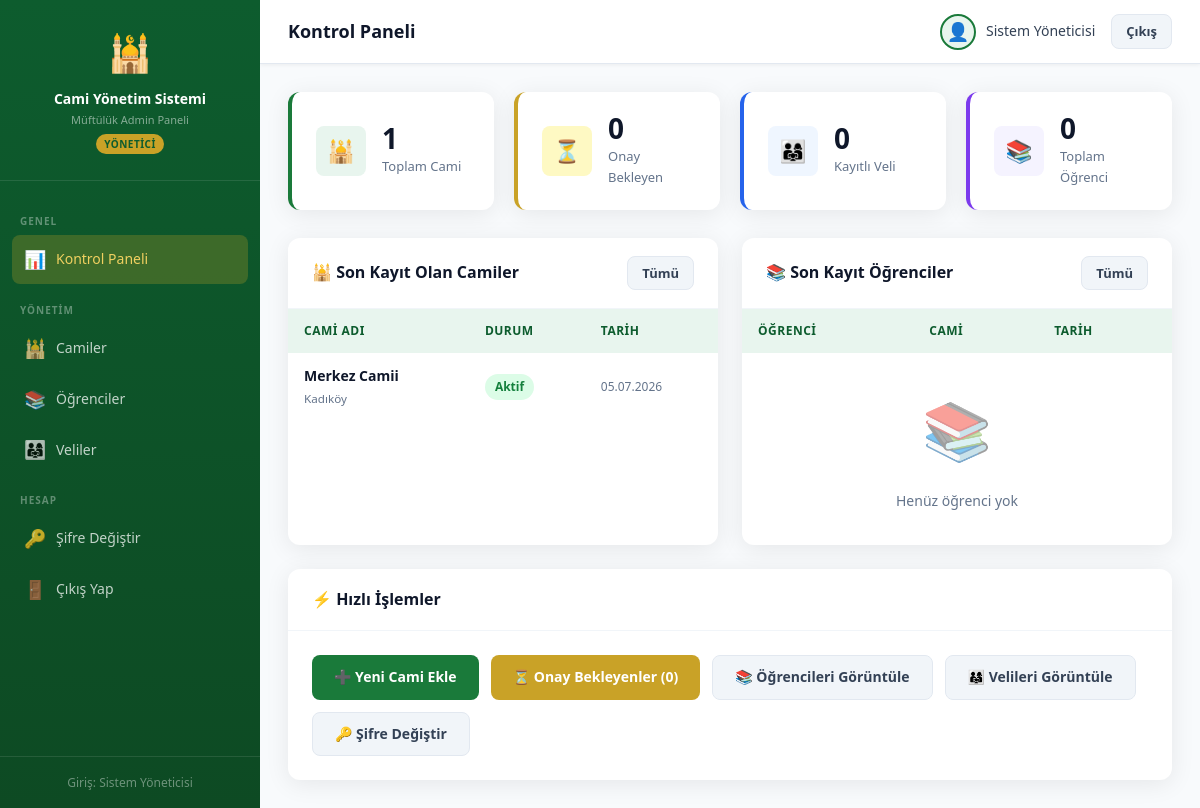
The page /admin/index.php (signed in) on the database its author committed.
### tables this page shows
CREATE TABLE IF NOT EXISTS mosques (
  id INT AUTO_INCREMENT PRIMARY KEY,
  name VARCHAR(150) NOT NULL,
  address TEXT,
  district VARCHAR(100),
  city VARCHAR(100) DEFAULT 'İstanbul',
  imam_name VARCHAR(100),
  phone VARCHAR(20),
  email VARCHAR(100),
  username VARCHAR(50) UNIQUE NOT NULL,
  password VARCHAR(255) NOT NULL,
  capacity INT DEFAULT 50,
  status ENUM('active','inactive','pending') DEFAULT 'pending',
  notes TEXT,
  created_at TIMESTAMP DEFAULT CURRENT_TIMESTAMP
);

### config/db.php (called while the page is built, shortened)
<?php
function sanitize($input) {
    return htmlspecialchars(trim($input), ENT_QUOTES, 'UTF-8');
}

### admin/index.php (the view, shortened to what this page needs)
<?php
require_once '../config/db.php';
$db = getDB();
$stats = [
    'mosques'  => $db->query("SELECT COUNT(*) FROM mosques")->fetchColumn(),
    'active'   => $db->query("SELECT COUNT(*) FROM mosques WHERE status='active'")->fetchColumn(),
    'pending'  => $db->query("SELECT COUNT(*) FROM mosques WHERE status='pending'")->fetchColumn(),
    'students' => $db->query("SELECT COUNT(*) FROM students")->fetchColumn(),
    'parents'  => $db->query("SELECT COUNT(*) FROM parents")->fetchColumn(),
];
$recentMosques = $db->query("SELECT * FROM mosques ORDER BY created_at DESC LIMIT 5")->fetchAll();
$recentStudents = $db->query("
    SELECT s.*, m.name as mosque_name, p.name as parent_name, p.surname as parent_surname
    FROM students s
    JOIN mosques m ON s.mosque_id = m.id
    JOIN parents p ON s.parent_id = p.id
    ORDER BY s.created_at DESC LIMIT 5
")->fetchAll();
include 'layout/header.php';
?>
<div class="stats-grid">
  <div class="stat-card">
    <div class="stat-icon">🕌</div>
    <div>
      <div class="stat-value"><?= $stats['mosques'] ?></div>
      <div class="stat-label">Toplam Cami</div>
    </div>
  </div>
  <div class="stat-card gold">
    <div class="stat-icon">⏳</div>
    <div>
      <div class="stat-value"><?= $stats['pending'] ?></div>
      <div class="stat-label">Onay Bekleyen</div>
    </div>
  </div>
  <div class="stat-card blue">
    <div class="stat-icon">👨‍👩‍👧</div>
    <div>
      <div class="stat-value"><?= $stats['parents'] ?></div>
      <div class="stat-label">Kayıtlı Veli</div>
    </div>
  </div>
  <div class="stat-card" style="border-left-color:#7c3aed">
    <div class="stat-icon" style="background:#f5f3ff">📚</div>
    <div>
      <div class="stat-value"><?= $stats['students'] ?></div>
      <div class="stat-label">Toplam Öğrenci</div>
    </div>
  </div>
</div>
<div style="display:grid;grid-template-columns:1fr 1fr;gap:24px;margin-bottom:24px">
  <div class="card">
    <div class="card-header">
      <span class="card-title">🕌 Son Kayıt Olan Camiler</span>
      <a href="mosques.php" class="btn btn-sm btn-secondary">Tümü</a>
    </div>
    <div class="table-wrap">
      <table class="table">
        <thead><tr><th>Cami Adı</th><th>Durum</th><th>Tarih</th></tr></thead>
        <tbody>
          <?php foreach ($recentMosques as $m): ?>
          <tr>
            <td><strong><?= sanitize($m['name']) ?></strong><br><small style="color:#64748b"><?= sanitize($m['district'] ?? '') ?></small></td>
            <td>
              <?php if ($m['status'] === 'active'): ?>
                <span class="badge badge-success">Aktif</span>
              <?php elseif ($m['status'] === 'pending'): ?>
                <span class="badge badge-warning">Bekliyor</span>
              <?php else: ?>
                <span class="badge badge-danger">Pasif</span>
              <?php endif; ?>
            </td>
            <td style="font-size:12px;color:#64748b"><?= date('d.m.Y', strtotime($m['created_at'])) ?></td>
          </tr>
          <?php endforeach; ?>
        </tbody>
      </table>
    </div>
  </div>
  <div class="card">
    <div class="card-header">
      <span class="card-title">📚 Son Kayıt Öğrenciler</span>
      <a href="students.php" class="btn btn-sm btn-secondary">Tümü</a>
    </div>
    <div class="table-wrap">
      <table class="table">
        <thead><tr><th>Öğrenci</th><th>Cami</th><th>Tarih</th></tr></thead>
        <tbody>
          <?php if (empty($recentStudents)): ?>
          <tr><td colspan="3"><div class="empty-state" style="padding:20px"><div class="empty-state-icon">📚</div><div class="empty-state-desc">Henüz öğrenci yok</div></div></td></tr>
          <?php endif; ?>
        </tbody>
      </table>
    </div>
  </div>
</div>
<div class="card">
  <div class="card-header"><span class="card-title">⚡ Hızlı İşlemler</span></div>
  <div class="card-body" style="display:flex;gap:12px;flex-wrap:wrap">
    <a href="mosques.php?action=add" class="btn btn-primary">➕ Yeni Cami Ekle</a>
    <a href="mosques.php?filter=pending" class="btn btn-gold">⏳ Onay Bekleyenler (<?= $stats['pending'] ?>)</a>
    <a href="students.php" class="btn btn-secondary">📚 Öğrencileri Görüntüle</a>
    <a href="parents.php" class="btn btn-secondary">👨‍👩‍👧 Velileri Görüntüle</a>
    <a href="change_password.php" class="btn btn-secondary">🔑 Şifre Değiştir</a>
  </div>
</div>
<?php include 'layout/footer.php'; ?>

### assets/css/style.css (style rules this page uses)
:root { --green-dark: #0d5c2e; --green-main: #1a7a3a; --green-light: #2ea855; --green-pale: #e8f5ee; --gold: #c9a227; --gold-light: #f0d060; --white: #ffffff; --gray-50: #f8fafc; --gray-100: #f1f5f9; --gray-200: #e2e8f0; --gray-300: #cbd5e1; --gray-500: #64748b; --gray-700: #334155; --gray-900: #0f172a; --red: #dc2626; --red-light: #fef2f2; --blue: #2563eb; --blue-light: #eff6ff; --shadow: 0 4px 24px rgba(0,0,0,.08); --shadow-lg: 0 8px 40px rgba(0,0,0,.12); --radius: 12px; --radius-sm: 8px; --radius-lg: 20px; }
* { box-sizing: border-box; margin: 0; padding: 0; }
body { font-family: 'Segoe UI', system-ui, -apple-system, sans-serif; background: var(--gray-50); color: var(--gray-900); line-height: 1.6; }
a { text-decoration: none; color: inherit; }
.btn { display: inline-flex; align-items: center; gap: 8px; padding: 10px 22px; border-radius: var(--radius-sm); font-size: 14px; font-weight: 600; cursor: pointer; border: none; transition: all .2s; }
.btn-primary { background: var(--green-main); color: #fff; }
.btn-secondary { background: var(--gray-100); color: var(--gray-700); border: 1px solid var(--gray-200); }
.btn-gold { background: var(--gold); color: #fff; }
.btn-sm { padding: 6px 14px; font-size: 13px; }
.card { background: #fff; border-radius: var(--radius); box-shadow: var(--shadow); overflow: hidden; }
.card-header { padding: 18px 24px; border-bottom: 1px solid var(--gray-100); display: flex; align-items: center; justify-content: space-between; gap: 12px; }
.card-title { font-size: 16px; font-weight: 700; color: var(--gray-900); display: flex; align-items: center; gap: 8px; }
.card-body { padding: 24px; }
.table-wrap { overflow-x: auto; }
.table { width: 100%; border-collapse: collapse; font-size: 14px; }
.table th { background: var(--green-pale); color: var(--green-dark); font-weight: 700; padding: 12px 16px; text-align: left; white-space: nowrap; font-size: 12px; text-transform: uppercase; letter-spacing: .5px; }
.table td { padding: 12px 16px; border-bottom: 1px solid var(--gray-100); vertical-align: middle; }
.table tr:last-child td { border-bottom: none; }
.badge { display: inline-flex; align-items: center; padding: 3px 10px; border-radius: 999px; font-size: 12px; font-weight: 600; }
.badge-success { background: #dcfce7; color: #15803d; }
.stats-grid { display: grid; grid-template-columns: repeat(auto-fit, minmax(200px, 1fr)); gap: 20px; margin-bottom: 28px; }
.stat-card { background: #fff; border-radius: var(--radius); padding: 22px 24px; box-shadow: var(--shadow); display: flex; align-items: center; gap: 16px; border-left: 4px solid var(--green-main); }
.stat-card.gold { border-left-color: var(--gold); }
.stat-card.blue { border-left-color: var(--blue); }
.stat-icon { width: 50px; height: 50px; border-radius: var(--radius-sm); display: flex; align-items: center; justify-content: center; font-size: 22px; background: var(--green-pale); flex-shrink: 0; }
.stat-card.gold .stat-icon { background: #fef9c3; }
.stat-card.blue .stat-icon { background: var(--blue-light); }
.stat-value { font-size: 28px; font-weight: 800; color: var(--gray-900); line-height: 1; }
.stat-label { font-size: 13px; color: var(--gray-500); margin-top: 4px; }
.empty-state { text-align: center; padding: 60px 20px; color: var(--gray-500); }
.empty-state-icon { font-size: 56px; margin-bottom: 16px; opacity: .5; }
.empty-state-desc { font-size: 14px; }

### rows shown on the page
mosques: name "Merkez Camii", district "Kadıköy", status "Aktif", created_at "05.07.2026"

### other values the page prints
$_SESSION['admin_name'] "Sistem Yöneticisi"
$page_title "Kontrol Paneli"
$stats['mosques'] "1"
$stats['pending'] "0"
$stats['parents'] "0"
$stats['students'] "0"
